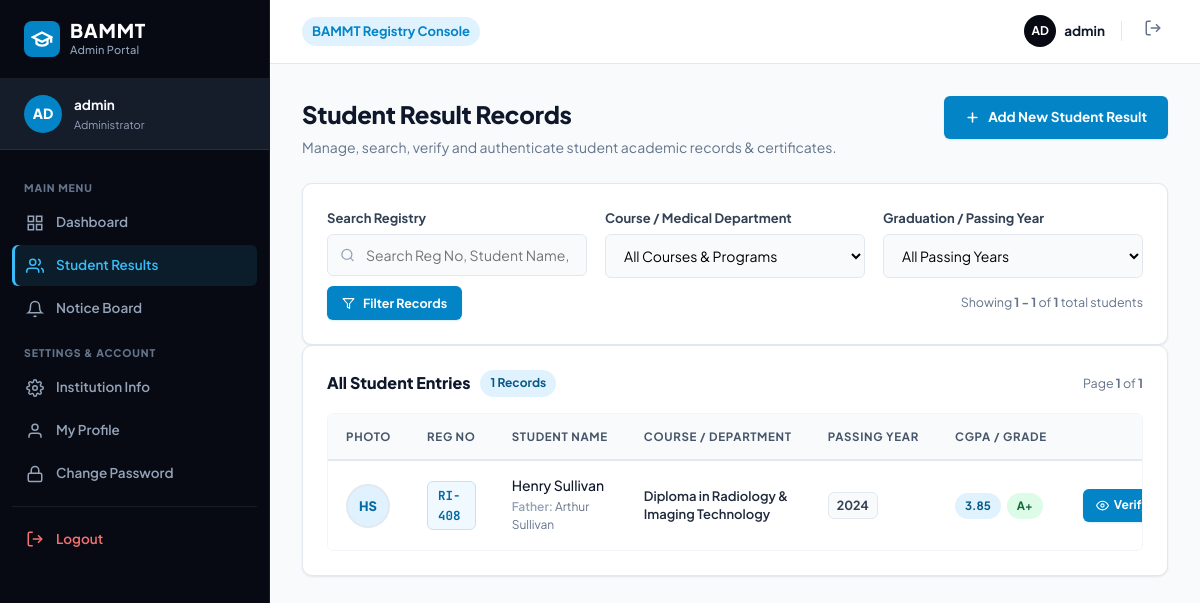
/admin/students (signed in), run on the app's committed database.
### tables this page shows
CREATE TABLE IF NOT EXISTS students (
    id INT AUTO_INCREMENT PRIMARY KEY,
    registration_no VARCHAR(50) NOT NULL UNIQUE,
    roll_no VARCHAR(50) DEFAULT NULL,
    name VARCHAR(150) NOT NULL,
    father_name VARCHAR(150) DEFAULT NULL,
    mother_name VARCHAR(150) DEFAULT NULL,
    date_of_birth DATE DEFAULT NULL,
    gender VARCHAR(20) DEFAULT 'Male',
    phone VARCHAR(30) DEFAULT NULL,
    email VARCHAR(100) DEFAULT NULL,
    address TEXT DEFAULT NULL,
    subject VARCHAR(255) DEFAULT NULL,
    passing_year VARCHAR(50) DEFAULT NULL,
    cgpa VARCHAR(50) DEFAULT NULL,
    grade VARCHAR(20) DEFAULT NULL,
    photo VARCHAR(255) DEFAULT NULL,
    status ENUM('active', 'revoked') DEFAULT 'active',
    created_at TIMESTAMP DEFAULT CURRENT_TIMESTAMP,
    updated_at TIMESTAMP DEFAULT CURRENT_TIMESTAMP ON UPDATE CURRENT_TIMESTAMP,
    INDEX idx_registration (registration_no),
    INDEX idx_status (status)
);

### includes/functions.php (called while the page is built, shortened)
<?php
function h(?string $value): string
{
    return htmlspecialchars($value ?? '', ENT_QUOTES, 'UTF-8');
}
function cleanInput(?string $value): string
{
    return trim($value ?? '');
}
function getAdminUrl(string $path = ''): string
{
    $path = ltrim($path, '/');
    $cleanPath = preg_replace('/\.php(\?|$)/', '$1', $path);
    return APP_BASE_PATH . '/admin/' . $cleanPath;
}
function getPhotoUrl(?string $photo): string
{
    if (!$photo || trim($photo) === '') {
        return '';
    }
    $photo = trim($photo);
    $filename = basename($photo);
    return UPLOAD_URL . $filename;
}
function initials(string $name): string
{
    $hasMb = function_exists('mb_substr');
    $sub = fn(string $s, int $len) => $hasMb ? mb_substr($s, 0, $len, 'UTF-8') : substr($s, 0, $len);
    $upper = fn(string $s) => $hasMb ? mb_strtoupper($s, 'UTF-8') : strtoupper($s);
    $parts = array_filter(preg_split('/\s+/', trim($name)));
    if (count($parts) === 1) {
        return $upper($sub(reset($parts), 2));
    }
    return $upper($sub(reset($parts), 1) . $sub(end($parts), 1));
}

### admin/students.php (the view, shortened to what this page needs)
<?php
require_once __DIR__ . '/../includes/functions.php';
$pdo = getDBConnection();
$search = cleanInput($_GET['q'] ?? '');
$filterSubject = cleanInput($_GET['subject'] ?? '');
$filterYear = cleanInput($_GET['year'] ?? '');
$perPage = 10;
$page = max(1, (int) ($_GET['page'] ?? 1));
$offset = ($page - 1) * $perPage;
$whereClauses = [];
$params = [];
$whereSql = empty($whereClauses) ? '' : ' WHERE ' . implode(' AND ', $whereClauses);
$countStmt = $pdo->prepare("SELECT COUNT(*) FROM students" . $whereSql);
$countStmt->execute($params);
$total = (int) $countStmt->fetchColumn();
$sql = "SELECT * FROM students" . $whereSql . " ORDER BY id DESC LIMIT ? OFFSET ?";
$stmt = $pdo->prepare($sql);
$paramIndex = 1;
$stmt->bindValue($paramIndex++, $perPage, PDO::PARAM_INT);
$stmt->bindValue($paramIndex++, $offset, PDO::PARAM_INT);
$stmt->execute();
$students = $stmt->fetchAll();
$totalPages = max(1, (int) ceil($total / $perPage));
$startCount = $total > 0 ? ($offset + 1) : 0;
$endCount = min($offset + $perPage, $total);
$hasActiveFilters = ($search !== '' || $filterSubject !== '' || $filterYear !== '');
?>
<!DOCTYPE html>
<html lang="en">
<head>
<link rel="stylesheet" href="<?= h(APP_BASE_PATH) ?>/assets/css/style.css?v=<?= filemtime(__DIR__ . '/../assets/css/style.css') ?>">
</head>
<body class="admin-body">
  <div class="admin-layout">
    <?php include __DIR__ . '/_sidebar.php'; ?>
    <div class="admin-main-wrapper">
      <?php include __DIR__ . '/_nav.php'; ?>
      <main class="admin-content">
        <div class="page-header">
          <div>
            <h2>Student Result Records</h2>
            <p class="page-sub">Manage, search, verify and authenticate student academic records &amp; certificates.</p>
          </div>
          <a href="<?= getAdminUrl('add_student') ?>" class="btn btn-primary">
            <svg width="15" height="15" viewBox="0 0 24 24" fill="none" stroke="currentColor" stroke-width="2.5" stroke-linecap="round"><line x1="12" y1="5" x2="12" y2="19"/><line x1="5" y1="12" x2="19" y2="12"/></svg>
            Add New Student Result
          </a>
        </div>
        <div class="card mb-4">
          <form method="GET" action="<?= getAdminUrl('students') ?>" class="filter-form">
            <div class="form-row-3">
              <div class="form-group">
                <label for="search_input">Search Registry</label>
                <div class="input-icon-wrap">
                  <input
                    type="text"
                    id="search_input"
                    name="q"
                    placeholder="Search Reg No, Student Name, etc..."
                    value="<?= h($search) ?>"
                  >
                </div>
              </div>
              <div class="form-group">
                <label for="filter_subject">Course / Medical Department</label>
                <select id="filter_subject" name="subject">
                  <option value="">All Courses &amp; Programs</option>
                </select>
              </div>
              <div class="form-group">
                <label for="filter_year">Graduation / Passing Year</label>
                <select id="filter_year" name="year">
                  <option value="">All Passing Years</option>
                </select>
              </div>
            </div>
            <div class="filter-actions">
              <div class="filter-btn-group">
                <button type="submit" class="btn btn-primary btn-sm">
                  <svg width="13" height="13" viewBox="0 0 24 24" fill="none" stroke="currentColor" stroke-width="2" stroke-linecap="round" stroke-linejoin="round"><polygon points="22 3 2 3 10 12.46 10 19 14 21 14 12.46 22 3"/></svg>
                  Filter Records
                </button>
              </div>
              <span class="filter-count-text">
                Showing <strong><?= $startCount ?> - <?= $endCount ?></strong> of <strong><?= $total ?></strong> total students
              </span>
            </div>
          </form>
        </div>
        <div class="card">
          <div class="table-header-flex">
            <h3>
              <span>All Student Entries</span>
              <span class="badge badge-info" style="font-size:12px;"><?= number_format($total) ?> Records</span>
            </h3>
            <span style="font-size:12.5px; color:var(--ink-500);">Page <strong><?= $page ?></strong> of <strong><?= $totalPages ?></strong></span>
          </div>
          <div class="table-responsive desktop-table-view">
            <table class="data-table">
              <thead>
                <tr>
                  <th style="width:60px;">Photo</th>
                  <th>Reg No</th>
                  <th>Student Name</th>
                  <th>Course / Department</th>
                  <th>Passing Year</th>
                  <th>CGPA / Grade</th>
                  <th style="text-align:right;">Actions</th>
                </tr>
              </thead>
              <tbody>
                <?php if (empty($students)): ?>
                  <tr>
                    <td colspan="7" class="empty-row" style="padding:0;">
                      <div class="empty-state">
                        <div class="empty-state-icon">
                          <svg width="24" height="24" viewBox="0 0 24 24" fill="none" stroke="currentColor" stroke-width="2" stroke-linecap="round" stroke-linejoin="round"><?= $hasActiveFilters ? '<circle cx="11" cy="11" r="8"/><line x1="21" y1="21" x2="16.65" y2="16.65"/>' : '<path d="M17 21v-2a4 4 0 0 0-4-4H5a4 4 0 0 0-4 4v2"/><circle cx="9" cy="7" r="4"/><path d="M23 21v-2a4 4 0 0 0-3-3.87"/><path d="M16 3.13a4 4 0 0 1 0 7.75"/>' ?></svg>
                        </div>
                        <p class="empty-state-title">No Student Records Found</p>
                        <p class="empty-state-desc">
                          <?= $hasActiveFilters ? 'No students matched your search filters. Try adjusting your search or clearing the filters.' : 'No student entries have been registered yet. Add your first record to get started.' ?>
                        </p>
                        <?php if ($hasActiveFilters): ?>
                          <a href="<?= getAdminUrl('students') ?>" class="btn btn-secondary btn-sm">Clear Search &amp; Filters</a>
                        <?php else: ?>
                          <a href="<?= getAdminUrl('add_student') ?>" class="btn btn-primary btn-sm">+ Add First Student Result</a>
                        <?php endif; ?>
                      </div>
                    </td>
                  </tr>
                <?php else: ?>
                  <?php foreach ($students as $s): ?>
                    <tr>
                      <td style="width:60px;">
                        <?php $sPhoto = getPhotoUrl($s['photo'] ?? ''); ?>
                        <?php if ($sPhoto): ?>
                          <img src="<?= h($sPhoto) ?>" alt="<?= h($s['name']) ?>" class="table-avatar" onerror="this.style.display='none'; if(this.nextElementSibling) this.nextElementSibling.style.display='flex';">
                          <div class="table-avatar-fallback" style="display:none;"><?= h(initials($s['name'])) ?></div>
                        <?php else: ?>
                          <div class="table-avatar-fallback"><?= h(initials($s['name'])) ?></div>
                        <?php endif; ?>
                      </td>
                      <td>
                        <span class="table-reg-code"><?= h($s['registration_no']) ?></span>
                      </td>
                      <td>
                        <div class="table-student-name"><?= h($s['name']) ?></div>
                        <?php if ($s['father_name']): ?>
                          <div class="table-student-sub">
                            <span>Father:</span> <?= h($s['father_name']) ?>
                          </div>
                        <?php endif; ?>
                      </td>
                      <td>
                        <div class="table-course-badge"><?= h($s['subject']) ?></div>
                      </td>
                      <td>
                        <span class="table-year-badge"><?= h($s['passing_year'] ?: '—') ?></span>
                      </td>
                      <td>
                        <div style="display:flex; gap:6px; align-items:center;">
                          <span class="badge badge-info"><?= h($s['cgpa'] ?: 'Passed') ?></span>
                          <?php if ($s['grade']): ?>
                            <span class="badge <?= in_array(strtoupper(trim($s['grade'])), ['A+', 'A', 'DISTINCTION']) ? 'badge-success' : 'badge-secondary' ?>">
                              <?= h($s['grade']) ?>
                            </span>
                          <?php endif; ?>
                        </div>
                      </td>
                      <td>
                        <div class="table-actions">
                          <a href="<?= h(APP_BASE_PATH) ?>/verify/<?= urlencode($s['registration_no']) ?>?from=admin" class="btn btn-xs btn-primary" title="View Official Verification Card">
                            <svg width="13" height="13" viewBox="0 0 24 24" fill="none" stroke="currentColor" stroke-width="2" stroke-linecap="round" stroke-linejoin="round"><path d="M1 12s4-8 11-8 11 8 11 8-4 8-11 8-11-8-11-8z"/><circle cx="12" cy="12" r="3"/></svg>
                            Verify
                          </a>
                        </div>
                      </td>
                    </tr>
                  <?php endforeach; ?>
                <?php endif; ?>
              </tbody>
            </table>
          </div>
        </div>
      </main>
    </div>
  </div>
</body>
</html>

### admin/students.php (style rules this page uses)
.table-header-flex { display: flex; justify-content: space-between; align-items: center; margin-bottom: 16px; flex-wrap: wrap; gap: 12px; }
.table-header-flex h3 { display: flex; align-items: center; gap: 10px; font-size: 16px; font-weight: 800; margin: 0; }

### data on the page
students: name "HS", registration_no "RI-408", name "Henry Sullivan", father_name "Arthur Sullivan", subject "Diploma in Radiology & Imaging Technology", passing_year "2024", cgpa "3.85", grade "A+"

### other printed values
initials($_SESSION['admin_username'] ?? 'Admin') "AD"
$_SESSION['admin_username'] "admin"
$startCount "1"
$endCount "1"
$total "1"
$page "1"
$totalPages "1"
